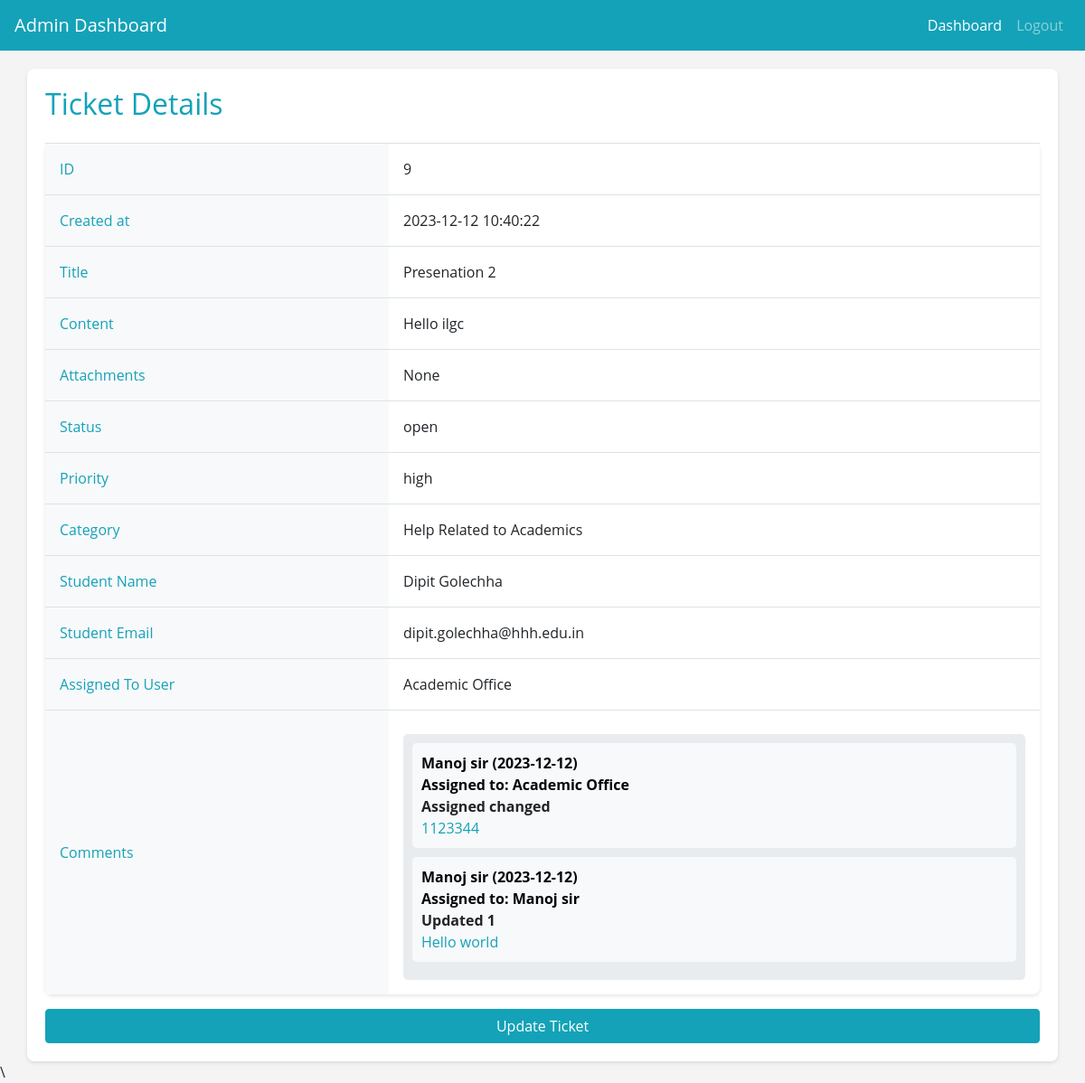
Screenshot of /html/public_html/view_ticket.php?id=9 (signed in) with the database file from the repository.
### tables this page shows
CREATE TABLE `issues` (
  `ID` int(11) NOT NULL,
  `Date` datetime NOT NULL DEFAULT current_timestamp() ON UPDATE current_timestamp(),
  `Title` varchar(255) NOT NULL,
  `Content` text NOT NULL,
  `Attachments` longblob DEFAULT NULL,
  `Status` varchar(50) DEFAULT NULL,
  `Priority` varchar(50) DEFAULT NULL,
  `Category` varchar(255) DEFAULT NULL,
  `StudentName` varchar(255) NOT NULL,
  `StudentEmail` varchar(255) NOT NULL,
  `AssignedTo` varchar(255) DEFAULT NULL
);

CREATE TABLE `issues_status` (
  `ID` int(11) DEFAULT NULL,
  `Time` timestamp NOT NULL DEFAULT current_timestamp(),
  `CommentTitle` varchar(255) DEFAULT NULL,
  `CommentText` text NOT NULL,
  `CommentBy` varchar(255) DEFAULT NULL,
  `CommentTo` varchar(255) DEFAULT NULL
);

### html/public_html/view_ticket.php (the view, shortened to what this page needs)
<?php
include 'db.php';
$ticketId = isset($_GET['id']) ? intval($_GET['id']) : 0;
try {
    $stmt = $pdo->prepare("SELECT * FROM issues WHERE ID = ?");
    $stmt->bindParam(1, $ticketId, PDO::PARAM_INT);
    $stmt->execute();
    $ticket = $stmt->fetch(PDO::FETCH_ASSOC);
    $commentsStmt = $pdo->prepare("SELECT * FROM issues_status WHERE ID = ? ORDER BY Time DESC");
    $commentsStmt->bindParam(1, $ticketId, PDO::PARAM_INT);
    $commentsStmt->execute();
    $comments = $commentsStmt->fetchAll(PDO::FETCH_ASSOC);
} catch (PDOException $e) {
    exit("Error: " . $e->getMessage());
}
?>
<!DOCTYPE html>
<html lang="en">
<head>
    <link rel="stylesheet" href="https://stackpath.bootstrapcdn.com/bootstrap/4.5.2/css/bootstrap.min.css">
</head>
<body>
<nav class="navbar navbar-expand-lg navbar-dark navbar-custom">
    <a class="navbar-brand" href="#">Admin Dashboard</a>
    <div class="collapse navbar-collapse" id="navbarNavDropdown">
        <ul class="navbar-nav ml-auto">
            <li class="nav-item active">
                <a class="nav-link" href="adminviewtickets.php">Dashboard <span class="sr-only">(current)</span></a>
            </li>
            <li class="nav-item">
                <a class="nav-link" href="admin_login.php">Logout</a>
            </li>
        </ul>
    </div>
</nav>
 <div class="container">
        <h2 class="mb-4" style="color: #14a2b8;">Ticket Details</h2>
                <table class="table ticket-details">
            <tr>
                <th>ID</th>
                <td><?php echo htmlspecialchars($ticket['ID']); ?></td>
            </tr>
            <tr>
                <th>Created at</th>
                <td><?php echo htmlspecialchars($ticket['Date']); ?></td>
            </tr>
            <tr>
                <th>Title</th>
                <td><?php echo htmlspecialchars($ticket['Title']); ?></td>
            </tr>
            <tr>
                <th>Content</th>
                <td><?php echo htmlspecialchars($ticket['Content']); ?></td>
            </tr>
            <tr>
                <th>Attachments</th>
                <td>
                    <?php if ($ticket['Attachments']): ?>
                        <a href="<?php echo htmlspecialchars($ticket['Attachments']); ?>">View attachments</a>
                    <?php else: ?>
                        None
                    <?php endif; ?>
                </td>
            </tr>
            <tr>
                <th>Status</th>
                <td><?php echo htmlspecialchars($ticket['Status']); ?></td>
            </tr>
            <tr>
                <th>Priority</th>
                <td><?php echo htmlspecialchars($ticket['Priority']); ?></td>
            </tr>
            <tr>
                <th>Category</th>
                <td><?php echo htmlspecialchars($ticket['Category']); ?></td>
            </tr>
            <tr>
                <th>Student Name</th>
                <td><?php echo htmlspecialchars($ticket['StudentName']); ?></td>
            </tr>
            <tr>
                <th>Student Email</th>
                <td><?php echo htmlspecialchars($ticket['StudentEmail']); ?></td>
            </tr>
            <tr>
                <th>Assigned To User</th>
                <td><?php echo htmlspecialchars($ticket['AssignedTo']); ?></td>
            </tr>
<tr>
    <th>Comments</th>
<td>
    <div class="comments-section">
        <?php foreach ($comments as $comment): ?>
            <div class="comment">
                <div class="comment-author">
                    <?php echo htmlspecialchars($comment['CommentBy']); ?> (<?php echo date('Y-m-d', strtotime($comment['Time'])); ?>)
                    <br>
                    Assigned to: <?php echo htmlspecialchars($comment['CommentTo']); ?>
                </div>
                <?php if (!empty($comment['CommentTitle'])): ?>
                    <div class="comment-title" style="font-weight: bold;"><?php echo htmlspecialchars($comment['CommentTitle']); ?></div>
                <?php endif; ?>
                <div style="color: #14a2b8;"><?php echo nl2br(htmlspecialchars($comment['CommentText'])); ?></div>
            </div>
        <?php endforeach; ?>
    </div>
</td>
</tr>        </table>
    <a href="update_ticket.php?id=<?php echo $ticketId; ?>" class="btn btn-custom btn-block">Update Ticket</a>
</div>
    <script src="https://stackpath.bootstrapcdn.com/bootstrap/4.5.2/js/bootstrap.min.js"></script>\
</body>
</html>

### html/public_html/view_ticket.php (style rules this page uses)
body { font-family: Open Sans; background-color: #f4f4f4; margin-top: 0px; }
.navbar-custom { background-color: #14a2b8; }
.container, .ticket-details { background-color: #fff; padding: 20px; border-radius: 8px; box-shadow: 0 2px 4px rgba(0, 0, 0, 0.1); margin-top: 20px; border-collapse: collapse; }
.ticket-details th, .ticket-details td { padding: 16px; text-align: left; vertical-align: middle; border-bottom: 1px solid #dee2e6; }
.ticket-details th { background-color: #f8f9fa; color: #14a2b8; font-weight: 500; }
.ticket-details tr:last-child th, .ticket-details tr:last-child td { border-bottom: none; }
.comments-section { padding: 10px; background-color: #e9ecef; border-radius: 5px; margin-top: 10px; }
.comment { padding: 10px; margin-bottom: 10px; border-radius: 5px; background-color: #f8f9fa; }
.comment .comment-author { color: #010807; font-weight: bold; }
.btn-custom { background-color: #14a2b8; border-color: #14a2b8; color: white; }

### rows the page displays
issues: ID "9", Date "2023-12-12 10:40:22", Title "Presenation 2", Content "Hello ilgc", Status "open", Priority "high", Category "Help Related to Academics", StudentName "Dipit Golechha", StudentEmail "dipit.golechha@hhh.edu.in", AssignedTo "Academic Office"
issues_status: CommentBy "Manoj sir", Time "2023-12-12", CommentTo "Academic Office", CommentTitle "Assigned changed", CommentText "1123344"
issues_status: CommentBy "Manoj sir", Time "2023-12-12", CommentTo "Manoj sir", CommentTitle "Updated 1", CommentText "Hello world"
